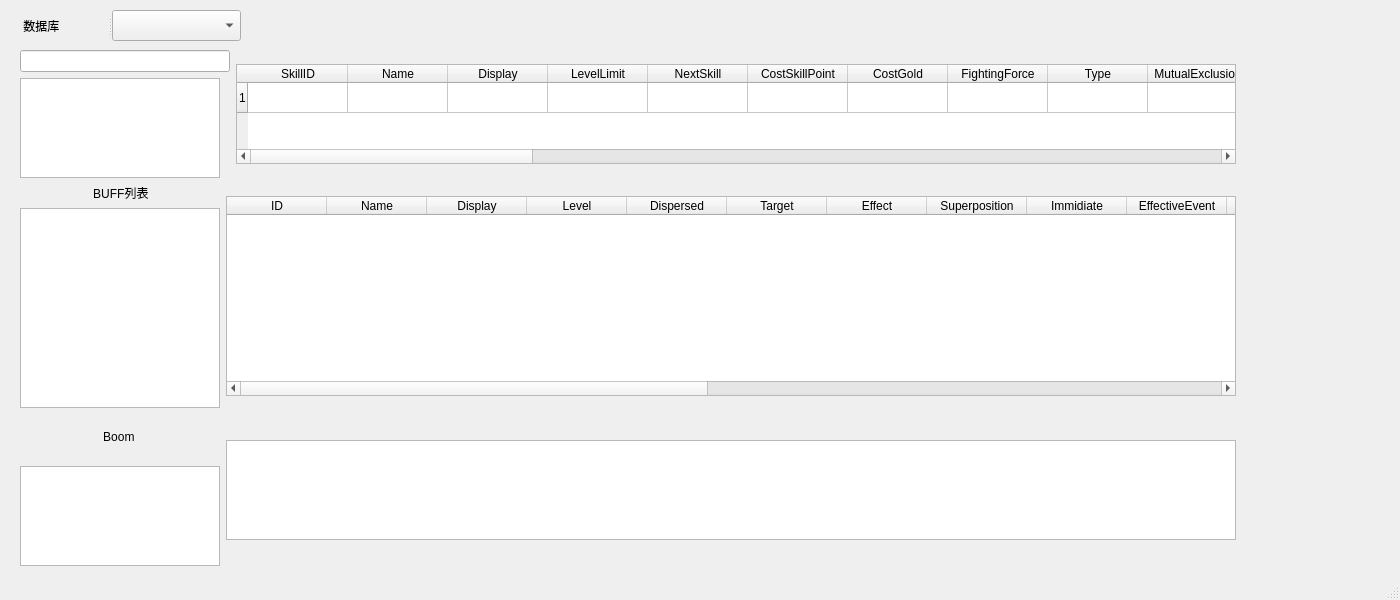
<?xml version="1.0" encoding="UTF-8"?>
<ui version="4.0">
 <class>MainWindow</class>
 <widget class="QMainWindow" name="MainWindow">
  <property name="geometry">
   <rect>
    <x>0</x>
    <y>0</y>
    <width>1400</width>
    <height>600</height>
   </rect>
  </property>
  <property name="windowTitle">
   <string>MainWindow</string>
  </property>
  <widget class="QWidget" name="centralwidget">
   <widget class="QSplitter" name="splitter_11">
    <property name="geometry">
     <rect>
      <x>0</x>
      <y>10</y>
      <width>241</width>
      <height>31</height>
     </rect>
    </property>
    <property name="orientation">
     <enum>Qt::Horizontal</enum>
    </property>
    <widget class="QLabel" name="label_9">
     <property name="text">
      <string>       数据库</string>
     </property>
    </widget>
    <widget class="QComboBox" name="comboBox_3"/>
   </widget>
   <widget class="QWidget" name="">
    <property name="geometry">
     <rect>
      <x>20</x>
      <y>50</y>
      <width>1216</width>
      <height>516</height>
     </rect>
    </property>
    <layout class="QVBoxLayout" name="verticalLayout_4">
     <item>
      <layout class="QHBoxLayout" name="horizontalLayout">
       <item>
        <layout class="QVBoxLayout" name="verticalLayout">
         <item>
          <widget class="QLineEdit" name="skillLineEdit_3">
           <property name="toolTip">
            <string>输入技能关键字</string>
           </property>
          </widget>
         </item>
         <item>
          <widget class="QListWidget" name="skillListWidget_3">
           <property name="minimumSize">
            <size>
             <width>200</width>
             <height>100</height>
            </size>
           </property>
           <property name="maximumSize">
            <size>
             <width>200</width>
             <height>100</height>
            </size>
           </property>
          </widget>
         </item>
        </layout>
       </item>
       <item>
        <widget class="QTableWidget" name="skillTableWidget">
         <property name="minimumSize">
          <size>
           <width>1000</width>
           <height>100</height>
          </size>
         </property>
         <property name="maximumSize">
          <size>
           <width>16777215</width>
           <height>100</height>
          </size>
         </property>
         <row>
          <property name="text">
           <string>1</string>
          </property>
         </row>
         <column>
          <property name="text">
           <string>SkillID</string>
          </property>
          <property name="toolTip">
           <string>ID</string>
          </property>
          <property name="whatsThis">
           <string/>
          </property>
         </column>
         <column>
          <property name="text">
           <string>Name</string>
          </property>
          <property name="toolTip">
           <string>技能名称</string>
          </property>
         </column>
         <column>
          <property name="text">
           <string>Display</string>
          </property>
          <property name="toolTip">
           <string>技能表现表ID t_s_skill_performa</string>
          </property>
         </column>
         <column>
          <property name="text">
           <string>LevelLimit</string>
          </property>
          <property name="toolTip">
           <string>激活技能或解锁战斗道具的角色等级</string>
          </property>
         </column>
         <column>
          <property name="text">
           <string>NextSkill</string>
          </property>
          <property name="toolTip">
           <string>下一等级ID</string>
          </property>
         </column>
         <column>
          <property name="text">
           <string>CostSkillPoint</string>
          </property>
          <property name="toolTip">
           <string>升级下一级技能所需消耗技能点</string>
          </property>
         </column>
         <column>
          <property name="text">
           <string>CostGold</string>
          </property>
          <property name="toolTip">
           <string>升级下一级技能所需消耗银币</string>
          </property>
         </column>
         <column>
          <property name="text">
           <string>FightingForce</string>
          </property>
          <property name="toolTip">
           <string>战斗力</string>
          </property>
         </column>
         <column>
          <property name="text">
           <string>Type</string>
          </property>
          <property name="toolTip">
           <string>&lt;html&gt;&lt;head/&gt;&lt;body&gt;&lt;p&gt;主动技能 0，永久被动技能：&lt;/p&gt;&lt;p&gt;常驻生效,属性值直接添加在角色面板或进入战斗场景后自动施加buff --目前无效&lt;/p&gt;&lt;p&gt; 1，被动技能：选定后，进入战斗场景后自动施加buff &lt;/p&gt;&lt;p&gt;2，主动技能：选定后，需使用才可生效 &lt;/p&gt;&lt;p&gt;3，必杀技：始终与武器捆绑 &lt;/p&gt;&lt;p&gt;4，公共技能 &lt;/p&gt;&lt;p&gt;5，道具技能 &lt;/p&gt;&lt;p&gt;6，宠物技能&lt;/p&gt;&lt;/body&gt;&lt;/html&gt;</string>
          </property>
         </column>
         <column>
          <property name="text">
           <string>MutualExclusion</string>
          </property>
          <property name="toolTip">
           <string>技能自身所属的分类
1,替换武器
2,跳过回合
3,必杀技
4,旧
5,特殊
0,常规</string>
          </property>
         </column>
         <column>
          <property name="text">
           <string>Compatible</string>
          </property>
          <property name="toolTip">
           <string>兼容
本技能兼容的分类

使用了MutualExclusion类型以后，还能使用的技能类型</string>
          </property>
         </column>
         <column>
          <property name="text">
           <string>Cooldown</string>
          </property>
          <property name="toolTip">
           <string>兼容
本技能兼容的分类

使用了MutualExclusion类型以后，还能使用的技能类型</string>
          </property>
         </column>
         <column>
          <property name="text">
           <string>TimesPerTurn</string>
          </property>
          <property name="toolTip">
           <string>每回合使用次数限定</string>
          </property>
         </column>
         <column>
          <property name="text">
           <string>CostActPoint</string>
          </property>
          <property name="toolTip">
           <string>使用技能需要消耗消耗行动力数量</string>
          </property>
         </column>
         <column>
          <property name="text">
           <string>CostAnger</string>
          </property>
          <property name="toolTip">
           <string>消耗怒气</string>
          </property>
         </column>
         <column>
          <property name="text">
           <string>Buff</string>
          </property>
          <property name="toolTip">
           <string>状态
可能填写多个|分隔
buffer表</string>
          </property>
         </column>
         <column>
          <property name="text">
           <string>Delay</string>
          </property>
          <property name="toolTip">
           <string>延迟值</string>
          </property>
         </column>
         <column>
          <property name="text">
           <string>IsEndTurn</string>
          </property>
          <property name="toolTip">
           <string>是否结束回合</string>
          </property>
         </column>
         <column>
          <property name="text">
           <string>User</string>
          </property>
          <property name="toolTip">
           <string>使用者
0，玩家；1，NPC。</string>
          </property>
         </column>
         <column>
          <property name="text">
           <string>UseType</string>
          </property>
          <property name="toolTip">
           <string>技能Tag分类用于AI调用
可配置多项，竖线分割
（主动技能
0，永久被动技能：常驻生效，属性值直接添加在角色面板或进入战斗场景后自动施加buff --目前无效
1，被动技能：选定后，进入战斗场景后自动施加buff
2，主动技能：选定后，需使用才可生效
3，必杀技：始终与武器捆绑
4，公共技能
5，道具技能
6，宠物技能-非治疗
7，未知
8，未知
9：宠物技能-治疗类</string>
          </property>
         </column>
         <column>
          <property name="text">
           <string>SubType</string>
          </property>
          <property name="toolTip">
           <string>技能子类型
0，无特殊子类型
1，普通技能-武器技能
2，普通技能-武器必杀技
3，普通技能-通用技能
4，普通技能-被动技能
5，道具技能
6，宠物技能
7，无法首发的道具技能</string>
          </property>
         </column>
         <column>
          <property name="text">
           <string>IsAttackSkill</string>
          </property>
          <property name="toolTip">
           <string>是否是攻击技能
0，非攻击技能
1，攻击技能
----无效字段</string>
          </property>
         </column>
         <column>
          <property name="text">
           <string>Damage</string>
          </property>
          <property name="toolTip">
           <string>杀伤权重</string>
          </property>
         </column>
         <column>
          <property name="text">
           <string>Dig</string>
          </property>
          <property name="toolTip">
           <string>挖坑权重</string>
          </property>
         </column>
         <column>
          <property name="text">
           <string>ButtonOrder</string>
          </property>
          <property name="toolTip">
           <string>技能在按钮上的次序</string>
          </property>
         </column>
         <column>
          <property name="text">
           <string>Level</string>
          </property>
          <property name="toolTip">
           <string>技能等级</string>
          </property>
         </column>
         <column>
          <property name="text">
           <string>BasicSkill</string>
          </property>
          <property name="toolTip">
           <string>技能等级为1时的ID</string>
          </property>
         </column>
         <column>
          <property name="text">
           <string>CostDonate</string>
          </property>
          <property name="toolTip">
           <string>学习此技能消耗的贡献</string>
          </property>
         </column>
         <column>
          <property name="text">
           <string>FightUseCount</string>
          </property>
          <property name="toolTip">
           <string>战斗中可使用次数
填-1为无限次使用</string>
          </property>
         </column>
         <column>
          <property name="text">
           <string>CanHold</string>
          </property>
          <property name="toolTip">
           <string>角色技能专用，是否允许战前携带</string>
          </property>
         </column>
         <column>
          <property name="text">
           <string>Sort</string>
          </property>
          <property name="toolTip">
           <string>道具技能专用。在客户端选择技能时的排序。</string>
          </property>
         </column>
         <item row="0" column="0">
          <property name="text">
           <string/>
          </property>
          <property name="toolTip">
           <string extracomment="123456"/>
          </property>
         </item>
        </widget>
       </item>
      </layout>
     </item>
     <item>
      <layout class="QHBoxLayout" name="horizontalLayout_2">
       <item>
        <layout class="QVBoxLayout" name="verticalLayout_2">
         <item>
          <widget class="QLabel" name="label_7">
           <property name="minimumSize">
            <size>
             <width>200</width>
             <height>0</height>
            </size>
           </property>
           <property name="maximumSize">
            <size>
             <width>16777215</width>
             <height>20</height>
            </size>
           </property>
           <property name="text">
            <string>                      BUFF列表</string>
           </property>
          </widget>
         </item>
         <item>
          <widget class="QListWidget" name="buffListWidget_3">
           <property name="minimumSize">
            <size>
             <width>200</width>
             <height>200</height>
            </size>
           </property>
           <property name="maximumSize">
            <size>
             <width>200</width>
             <height>200</height>
            </size>
           </property>
          </widget>
         </item>
        </layout>
       </item>
       <item>
        <widget class="QTableWidget" name="buffTableWidget">
         <property name="minimumSize">
          <size>
           <width>1000</width>
           <height>200</height>
          </size>
         </property>
         <property name="maximumSize">
          <size>
           <width>16777215</width>
           <height>200</height>
          </size>
         </property>
         <column>
          <property name="text">
           <string>ID</string>
          </property>
          <property name="toolTip">
           <string>ID</string>
          </property>
         </column>
         <column>
          <property name="text">
           <string>Name</string>
          </property>
          <property name="toolTip">
           <string>Buff效果名称</string>
          </property>
         </column>
         <column>
          <property name="text">
           <string>Display</string>
          </property>
          <property name="toolTip">
           <string>Buff表现表ID
读取表t_s_buffer_performance</string>
          </property>
         </column>
         <column>
          <property name="text">
           <string>Level</string>
          </property>
          <property name="toolTip">
           <string>状态等级</string>
          </property>
         </column>
         <column>
          <property name="text">
           <string>Dispersed</string>
          </property>
          <property name="toolTip">
           <string>可被驱散
不可被驱散效果清除:0
可被驱散效果清除:1</string>
          </property>
         </column>
         <column>
          <property name="text">
           <string>Target</string>
          </property>
          <property name="toolTip">
           <string>状态施加的对象：
1，自身
5，场景内所有角色
6，场景内所有敌方角色
7，场景内所有友方角色
8，近战范围内一个仇恨目标（用户则为随机目标）
9，近战范围内全部仇恨目标
10，炮弹命中的目标</string>
          </property>
         </column>
         <column>
          <property name="text">
           <string>Effect</string>
          </property>
          <property name="toolTip">
           <string>状态效果</string>
          </property>
         </column>
         <column>
          <property name="text">
           <string>Superposition</string>
          </property>
          <property name="toolTip">
           <string>可叠加最大层数
不论来源，同一个角色的叠加最大层数
叠加功能</string>
          </property>
         </column>
         <column>
          <property name="text">
           <string>Immidiate</string>
          </property>
          <property name="toolTip">
           <string>立即生效</string>
          </property>
         </column>
         <column>
          <property name="text">
           <string>EffectiveEvent</string>
          </property>
          <property name="toolTip">
           <string>产生效果的事件（buff生效节点0.7.5版本更新）
1：受到伤害之前
2：正在受到伤害
4：任意角色的行动回合开始
5：自己行动开始前
6：自己的行动回合开始 
7：自己受到伤害之前
8：自己的行动回合结束
9：击杀其他角色
12：自己开炮之后
18：受到致死伤害时
制造伤害之前
19:每一轮发射开炮前
20:每一发炮弹产生炮弹前
21:破冰移除效果专用事件
22:炮弹精准命中
23:每一轮发射开炮后（一轮内所有炮弹发射出来，三叉是是射三发）
24:普通轮次（类似19，仅限于普攻)开始前
25:必杀轮次（类似19，仅限于普攻)开始前
26:新增一个有益的buff(Harm为1)
27:移除一个有益的buff(Harm为1)
28：开始开炮前
29:炮弹爆炸产生弹坑前
30:治疗生效前
31:被炮弹命中生效前
32:在被炮弹命中造成伤害时(回合)
34:使用道具前
35:命中敌人破冰前
36：普通开炮前（28不含必杀）</string>
          </property>
         </column>
         <column>
          <property name="text">
           <string>LebgthType</string>
          </property>
          <property name="toolTip">
           <string>持续长度类型（buff消失节点）
同EffectiveEvent</string>
          </property>
         </column>
         <column>
          <property name="text">
           <string>Length</string>
          </property>
          <property name="toolTip">
           <string>&lt;html&gt;&lt;head/&gt;&lt;body&gt;&lt;p&gt;持续长度&lt;/p&gt;&lt;p&gt;每当状态的获得者达到持续长度节点，&lt;/p&gt;&lt;p&gt;长度-1，至0则失去状况&lt;/p&gt;&lt;p&gt;持续长度&lt;/p&gt;&lt;/body&gt;&lt;/html&gt;</string>
          </property>
         </column>
         <column>
          <property name="text">
           <string>Harm</string>
          </property>
          <property name="toolTip">
           <string>技能类型，用于驱散、数量、无敌等判定
1，有益
0，有害
2，中立</string>
          </property>
         </column>
         <column>
          <property name="text">
           <string>Remove</string>
          </property>
          <property name="toolTip">
           <string>特别的移除buff条件
同EffectiveEvent
-1为生效后立即移除</string>
          </property>
         </column>
         <column>
          <property name="text">
           <string>Probability</string>
          </property>
          <property name="toolTip">
           <string>添加buff的几率
10000表示100%</string>
          </property>
         </column>
         <column>
          <property name="text">
           <string>EffectProbability</string>
          </property>
          <property name="toolTip">
           <string>Buff效果生效的几率</string>
          </property>
         </column>
         <column>
          <property name="text">
           <string>HiddenCD</string>
          </property>
          <property name="toolTip">
           <string>Buff效果内置冷却</string>
          </property>
         </column>
         <column>
          <property name="text">
           <string>Tag</string>
          </property>
          <property name="toolTip">
           <string>buff标签，用于驱散和免疫类型辅助判定，多个用|分隔</string>
          </property>
         </column>
         <column>
          <property name="text">
           <string>EffectCondition</string>
          </property>
          <property name="toolTip">
           <string>对施加对象进一步判定条件
1,buffID：拥有指定buffID的单位</string>
          </property>
         </column>
         <column>
          <property name="text">
           <string>ChangeProbabilityFlag</string>
          </property>
          <property name="toolTip">
           <string>Buff效果添加是否受命中和抵抗的影响
0都不生效
1都生效
2只有命中生效
3只有抵抗生效</string>
          </property>
         </column>
         <column>
          <property name="text">
           <string>ChangeEffectProbabilityFlag</string>
          </property>
          <property name="toolTip">
           <string>Buff效果生效是否受命中和抵抗的影响
0都不生效
1都生效
2只有命中生效
3只有抵抗生效</string>
          </property>
         </column>
        </widget>
       </item>
      </layout>
     </item>
     <item>
      <layout class="QHBoxLayout" name="horizontalLayout_3">
       <item>
        <layout class="QVBoxLayout" name="verticalLayout_3">
         <item>
          <widget class="QLabel" name="label_8">
           <property name="text">
            <string>                         Boom</string>
           </property>
          </widget>
         </item>
         <item>
          <widget class="QListWidget" name="boomListWidget">
           <property name="minimumSize">
            <size>
             <width>200</width>
             <height>100</height>
            </size>
           </property>
           <property name="maximumSize">
            <size>
             <width>200</width>
             <height>100</height>
            </size>
           </property>
          </widget>
         </item>
        </layout>
       </item>
       <item>
        <widget class="QTableWidget" name="boomTableWidget">
         <property name="minimumSize">
          <size>
           <width>1000</width>
           <height>100</height>
          </size>
         </property>
         <property name="maximumSize">
          <size>
           <width>16777215</width>
           <height>100</height>
          </size>
         </property>
        </widget>
       </item>
      </layout>
     </item>
    </layout>
   </widget>
   <zorder>splitter_4</zorder>
   <zorder>skillTableWidget</zorder>
   <zorder>splitter_11</zorder>
   <zorder>buffTableWidget</zorder>
   <zorder>boomTableWidget</zorder>
   <zorder>splitter_11</zorder>
   <zorder>skillLineEdit_3</zorder>
   <zorder>skillListWidget_3</zorder>
   <zorder>skillLineEdit_3</zorder>
   <zorder>skillListWidget_3</zorder>
  </widget>
  <widget class="QMenuBar" name="menubar">
   <property name="geometry">
    <rect>
     <x>0</x>
     <y>0</y>
     <width>1400</width>
     <height>22</height>
    </rect>
   </property>
  </widget>
  <widget class="QStatusBar" name="statusbar"/>
 </widget>
 <resources/>
 <connections/>
</ui>
